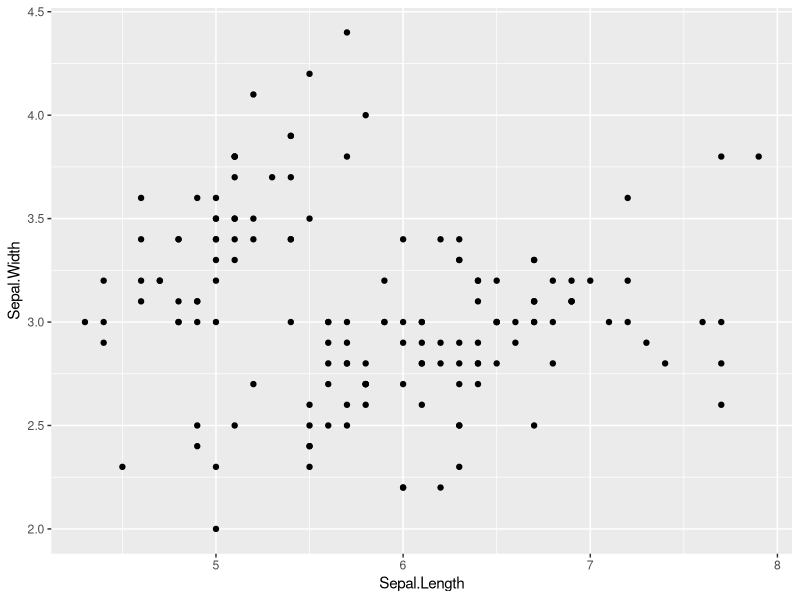
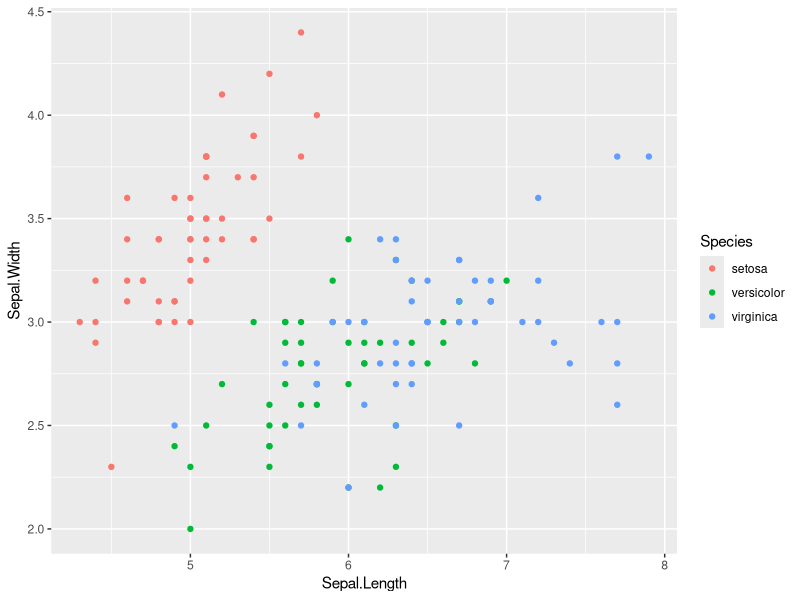
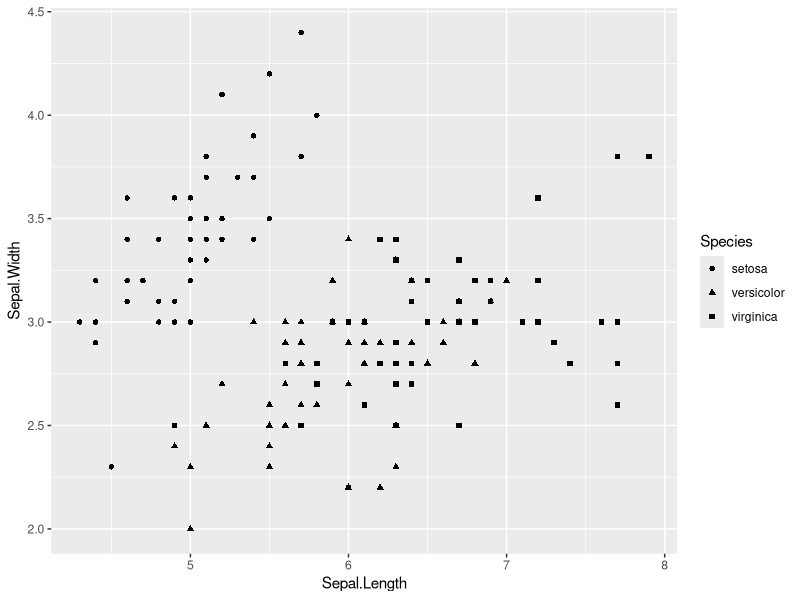
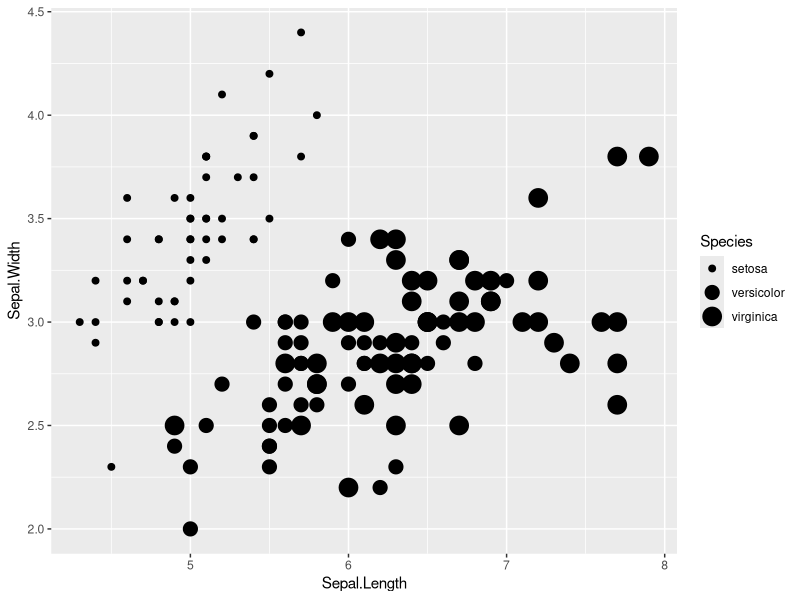
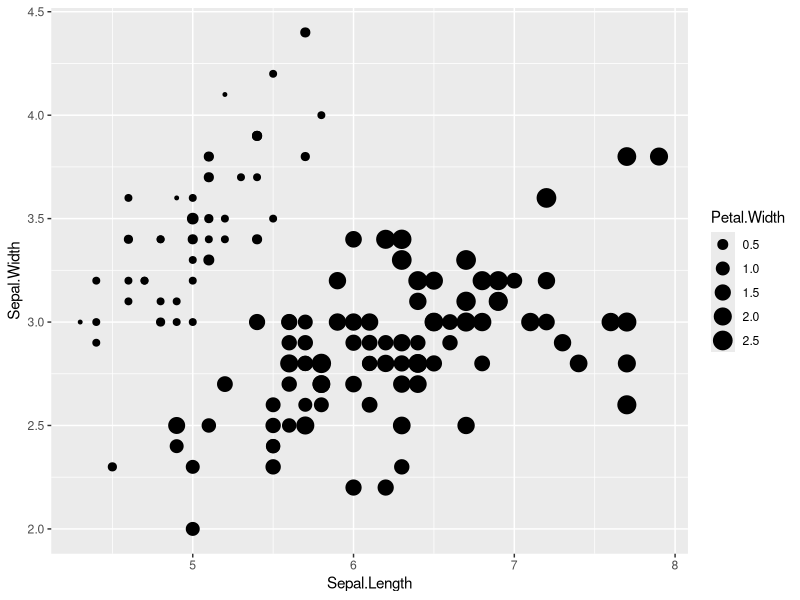
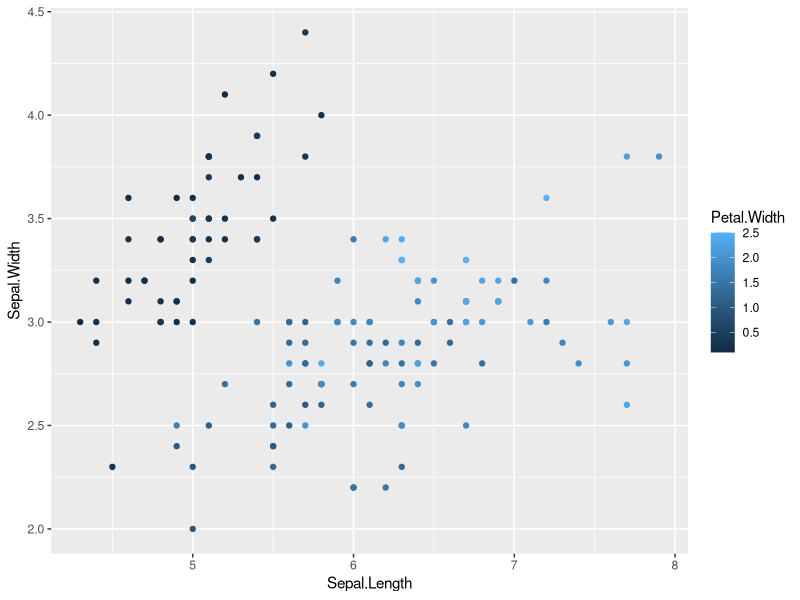
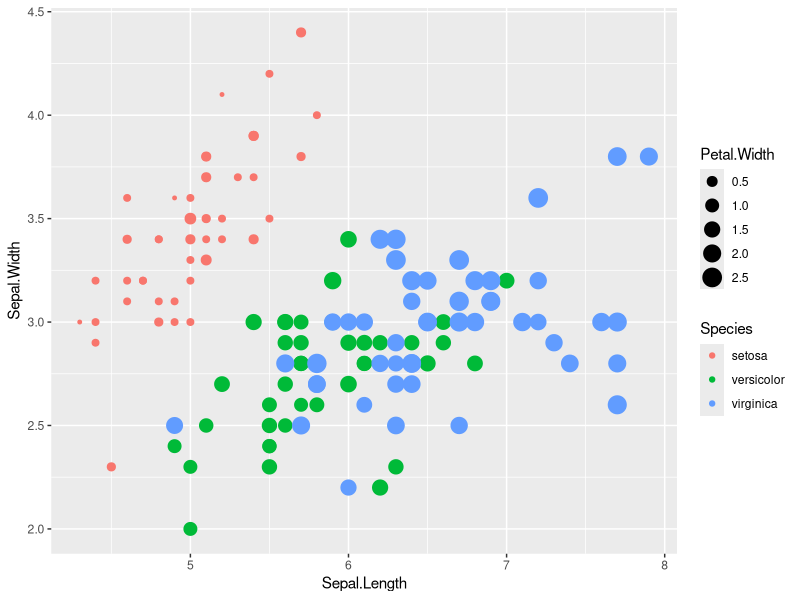
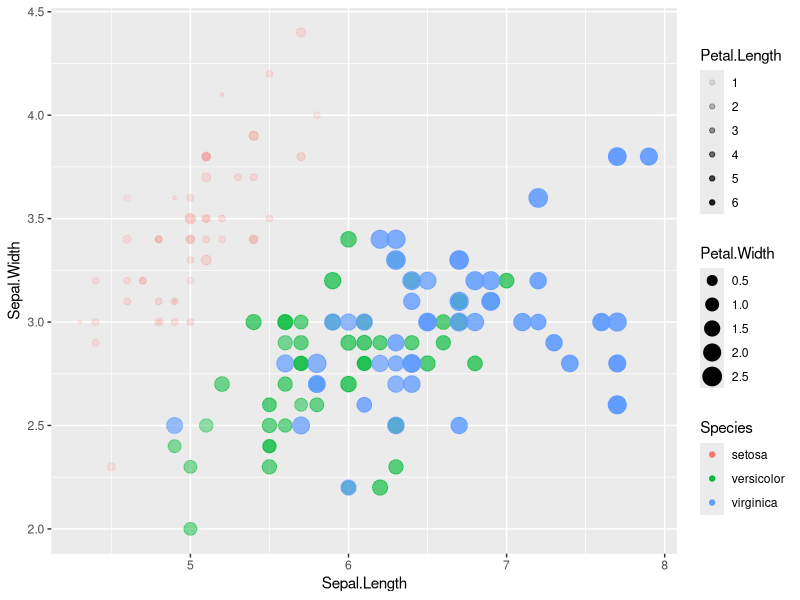

Source code (R) for these figures, in order:
## ---- chunk 1
knitr::opts_chunk$set(echo = TRUE, tidy = TRUE, tidy.opts=list(width.cutoff=60))

#install.packages("tidyverse")
library(tidyverse)
## ---- chunk 2
data(iris)
head(iris)
## ---- chunk 3
ggplot(data = iris) +
  geom_point(mapping = aes(x = Sepal.Length, y = Sepal.Width))
## ---- chunk 4
ggplot(data = iris) +
  geom_point(mapping = aes(x = Sepal.Length, y = Sepal.Width, color = Species))

ggplot(data = iris) +
  geom_point(mapping = aes(x = Sepal.Length, y = Sepal.Width, shape = Species))
## ---- chunk 5
# This is a not-ideal use of size:
ggplot(data = iris) +
  geom_point(mapping = aes(x = Sepal.Length, y = Sepal.Width, size = Species))
# ggplot2 helpfully warns you that "Using size for a discrete variable is not advised."

# Here is a better use of size:
ggplot(data = iris) +
  geom_point(mapping = aes(x = Sepal.Length, y = Sepal.Width, size = Petal.Width))

# Here color is used for a continuous variable
ggplot(data = iris) +
  geom_point(mapping = aes(x = Sepal.Length, y = Sepal.Width, color = Petal.Width))
## ---- chunk 6
# This is maybe okay:
ggplot(data = iris) +
  geom_point(mapping = aes(x = Sepal.Length, y = Sepal.Width, color = Species, size = Petal.Width))

# This is probably too much for the person looking at your plot to take in all at once.
ggplot(data = iris) +
  geom_point(mapping = aes(x = Sepal.Length, y = Sepal.Width, color = Species, size = Petal.Width, alpha = Petal.Length))
## ---- chunk 7
# set the color of the points
ggplot(data = iris) +
  geom_point(mapping = aes(x = Sepal.Length, y = Sepal.Width), color = "blue")

# set the transparency of the points
ggplot(data = iris) +
  geom_point(mapping = aes(x = Sepal.Length, y = Sepal.Width), alpha = 0.5)
# some of the points in this plot look different because in some places multiple semi-transparent points are stacked up on top of each other.

# set the shape of the points
ggplot(data = iris) +
  geom_point(mapping = aes(x = Sepal.Length, y = Sepal.Width), shape = 2)

# set the size of the points
ggplot(data = iris) +
  geom_point(mapping = aes(x = Sepal.Length, y = Sepal.Width), size = 3)

# you can even manually set x and/or y, though this isn't very helpful in a scatterplot
ggplot(data = iris) +
  geom_point(mapping = aes(x = Sepal.Length), y = 1)
## ---- chunk 8
ggplot(data = iris) +
  geom_histogram(mapping = aes(x = Sepal.Length))
# `geom_histogram()` defaults to making 30 bins of equal size, but you can control this with the `binwidth` argument

ggplot(data = iris) +
  geom_histogram(mapping = aes(x = Sepal.Length), binwidth = 0.1)

# `color` now controls the border around each bar
ggplot(data = iris) +
  geom_histogram(mapping = aes(x = Sepal.Length, color = Species), binwidth = 0.1)

# `fill` controls the shading of the center of the bar
ggplot(data = iris) +
  geom_histogram(mapping = aes(x = Sepal.Length, fill = Species), binwidth = 0.1)

# both `color` and `fill` will result in stacked bars
## ---- chunk 9
ggplot(data = iris) +
  geom_boxplot(mapping = aes(x = Species, y = Sepal.Length))

# if you have multiple categorical variables, `color` and `fill` will result in multiple side-by-side boxplots for each category
data(mtcars)
mtcars$cyl <- as.factor(mtcars$cyl)
mtcars$vs <- as.factor(mtcars$vs)
ggplot(data = mtcars) +
  geom_boxplot(mapping = aes(x = cyl, y = mpg, color = vs))
ggplot(data = mtcars) +
  geom_boxplot(mapping = aes(x = cyl, y = mpg, fill = vs))
## ---- chunk 10
ggplot(data = mtcars) +
  geom_bar(mapping = aes(x = cyl))

# if you have multiple categorical variables, `color` and `fill` will result in stacked bars
ggplot(data = mtcars) +
  geom_bar(mapping = aes(x = cyl, fill = vs))
## ---- chunk 11
data(airquality)
filter(airquality, Month == 5) %>%
  ggplot() +
  geom_path(mapping = aes(x = Day, y = Temp))
# By the way, yes, you can pipe data from another function into ggplot. 
# After all, it's a tidyverse function - the first argument is data!
## ---- chunk 12
ggplot(data = iris) +
  geom_smooth(mapping = aes(x = Sepal.Length, y = Sepal.Width))

# geom_smooth has many different smoothing methods, "loess" is the default but often it will be more useful to find a line of best fit with method = "lm"
ggplot(data = iris) +
  geom_smooth(mapping = aes(x = Sepal.Length, y = Sepal.Width), method = "lm")

# you can also map the `color` aesthetic to a categorical variable in order to fit a separate curve to each category
ggplot(data = iris) +
  geom_smooth(mapping = aes(x = Sepal.Length, y = Sepal.Width, color = Species), method = "lm")
## ---- chunk 13
ggplot(data = iris) +
  geom_point(mapping = aes(x = Sepal.Length, y = Sepal.Width, color = Species)) +
  geom_smooth(mapping = aes(x = Sepal.Length, y = Sepal.Width, color = Species), method = "lm")
## ---- chunk 14
ggplot(data = iris, mapping = aes(x = Sepal.Length, y = Sepal.Width, color = Species)) +
  geom_point() +
  geom_smooth(method = "lm")
## ---- chunk 15
ggplot() +
  geom_point(data = iris, mapping = aes(x = Sepal.Length, y = Sepal.Width, color = Species)) +
  geom_smooth(data = iris, mapping = aes(x = Sepal.Length, y = Sepal.Width, color = Species), method = "lm")
## ---- chunk 16
# the default is "identity", but as we saw before this can result in points stacked on top of each other
ggplot(data = iris) +
  geom_point(mapping = aes(x = Sepal.Length, y = Sepal.Width), alpha = 0.5)

# position = "jitter" adds a little bit of random noise to each point so they don't end up on top of each other
ggplot(data = iris) +
  geom_point(mapping = aes(x = Sepal.Length, y = Sepal.Width), alpha = 0.5, position = "jitter")
## ---- chunk 17
# default is side-by-side
ggplot(data = mtcars) +
  geom_boxplot(mapping = aes(x = cyl, y = mpg, fill = vs))

# position = "identity" overlaps the boxplots, but this could be useful if you make them transparent
ggplot(data = mtcars) +
  geom_boxplot(mapping = aes(x = cyl, y = mpg, fill = vs), alpha = 0.5, position = "identity")
## ---- chunk 18
# the default is stacked bars
ggplot(data = mtcars) +
  geom_bar(mapping = aes(x = cyl, fill = vs))

# position = "dodge" puts the bars next to each other instead
ggplot(data = mtcars) +
  geom_bar(mapping = aes(x = cyl, fill = vs), position = "dodge")

# position = "fill" leaves the bars stacked but converts the count to a ratio out of 1.0 so that each stack of bars is the same height
ggplot(data = mtcars) +
  geom_bar(mapping = aes(x = cyl, fill = vs), position = "fill")

# position = "identity" overlaps the bars, this can be useful if you make them transparent
ggplot(data = mtcars) +
  geom_bar(mapping = aes(x = cyl, fill = vs), alpha = 0.5, position = "identity")
## ---- chunk 19
# the default is stacked bars
ggplot(data = iris) +
  geom_histogram(mapping = aes(x = Sepal.Length, fill = Species), binwidth = 0.1)

# I don't recommend position = "dodge"
ggplot(data = iris) +
  geom_histogram(mapping = aes(x = Sepal.Length, fill = Species), binwidth = 0.1, position = "dodge")

# position = "identity" can be useful, though
ggplot(data = iris) +
  geom_histogram(mapping = aes(x = Sepal.Length, fill = Species), alpha = 0.5, binwidth = 0.1, position = "identity")
## ---- chunk 20
mtcars <- rownames_to_column(mtcars, "model")

ggplot(data = mtcars) +
  geom_bar(mapping = aes(x = model, y = mpg), stat = "identity")
## ---- chunk 21
ggplot(data = airquality) +
  geom_path(mapping = aes(x = Day, y = Temp)) +
  facet_grid(.~Month)
## ---- chunk 22
ggplot(data = mtcars) +
  geom_bar(mapping = aes(x = model, y = mpg), stat = "identity") +
  coord_flip()

ggplot(data = iris) +
  geom_boxplot(mapping = aes(x = Species, y = Sepal.Length)) +
  coord_flip()
## ---- chunk 23
# pie chart
ggplot(data = mtcars) +
  geom_bar(mapping = aes(x = "", fill = cyl), position = "fill", width = 1) +
  coord_polar("y")

# coxcomb chart
ggplot(data = mtcars) +
  geom_bar(mapping = aes(x = cyl, fill = cyl), position = "dodge", width = 1) +
  coord_polar()
## ---- chunk 24
# specify the 3 colors to use for the 3 species
ggplot(data = iris) +
  geom_histogram(mapping = aes(x = Sepal.Length, fill = Species), binwidth = 0.1) +
  scale_fill_manual(values = c("darkgreen", "forestgreen", "chartreuse3"))
## ---- chunk 25
# to get a gradient between two specified colors
ggplot(data = iris) +
  geom_point(mapping = aes(x = Sepal.Length, y = Sepal.Width, color = Petal.Width)) +
  scale_color_gradient(low = "mediumpurple1", high = "purple4")

# use scale_color_gradient2(low = , mid = , high = ) for a diverging color gradient centered on zero
## ---- chunk 26
# scale_color_viridis_d or scale_fill_viridis_d for discrete scales
ggplot(data = iris) +
  geom_histogram(mapping = aes(x = Sepal.Length, fill = Species), binwidth = 0.1) +
  scale_fill_viridis_d()

# scale_color_viridis_c or scale_fill_viridis_c for continuous scales
ggplot(data = iris) +
  geom_point(mapping = aes(x = Sepal.Length, y = Sepal.Width, color = Petal.Width)) +
  scale_color_viridis_c()

# there are also alternative viridis scales named magma, plasma, and inferno
# use the `option` argument to select one of these
ggplot(data = iris) +
  geom_point(mapping = aes(x = Sepal.Length, y = Sepal.Width, color = Petal.Width)) +
  scale_color_viridis_c(option = "plasma")
## ---- chunk 27
ggplot(data = mtcars) +
  geom_bar(mapping = aes(x = vs, fill = cyl)) +
  labs(x = "Engine configuration", fill = "Number of \ncylinders")
# \n creates a line break between "Number of" and "cylinders" so things fit a little more comfortably on the page
## ---- chunk 28
ggplot(data = mtcars) +
  geom_bar(mapping = aes(x = vs, fill = cyl)) +
  labs(x = "Engine configuration", fill = "Number of \ncylinders") +
  scale_x_discrete(labels = c("V", "standard"))
## ---- chunk 29
ggplot(data = mtcars) +
  geom_bar(mapping = aes(x = model, y = mpg), stat = "identity") + 
  theme(axis.text.x = element_text(angle = 90, hjust = 1))
## ---- chunk 30
# make this plot go to 20, instead of ending immediately above the data
ggplot(data = mtcars) +
  geom_bar(mapping = aes(x = vs, fill = cyl)) +
  labs(x = "Engine configuration", fill = "Number of \ncylinders") +
  scale_x_discrete(labels = c("V", "standard")) +
  scale_y_continuous(limits = c(0,20))
# this is not terribly useful on its own, but can be extremely helpful when working with percentage data or when you plan to put two plots side-by-side and want their scales to match.
## ---- chunk 31
ggplot(data = mtcars) +
  geom_bar(mapping = aes(x = vs, fill = cyl)) +
  labs(x = "Engine configuration", fill = "Number of \ncylinders") +
  scale_x_discrete(labels = c("V", "standard")) +
  scale_y_continuous(limits = c(0,20), breaks = seq(0,20, by = 10), minor_breaks = seq(0, 20, by = 1))
# I am using seq() to create a sequence of numbers that denote break locations, but you can also supply any vector of numbers
## ---- chunk 32
ggplot(data = iris) +
  geom_point(mapping = aes(x = Sepal.Length, y = Sepal.Width, color = Species)) +
  annotate("text", x = 4.8, y = 4.25, label = "setosa") +
  annotate("text", x = 7.25, y = 2.25, label = "versicolor and \nvirginica")
# "text" tells it that you are creating a text annotation
# x and y tell it the coordinates the annotation should be placed at
# label tells it what the text annotation should say
## ---- chunk 33
# random horizontal line
ggplot(data = iris) +
  geom_point(mapping = aes(x = Sepal.Length, y = Sepal.Width, color = Species)) +
  annotate("segment", x = 4.5, xend = 7.5, y = 3, yend = 3)

# random vertical line
ggplot(data = iris) +
  geom_point(mapping = aes(x = Sepal.Length, y = Sepal.Width, color = Species)) +
  annotate("segment", x = 6, xend = 6, y = 2, yend = 4.5)

# random diagonal line
ggplot(data = iris) +
  geom_point(mapping = aes(x = Sepal.Length, y = Sepal.Width, color = Species)) +
  annotate("segment", x = 4.5, xend = 7, y = 2.5, yend = 4.5)

# random rectangle
ggplot(data = iris) +
  geom_point(mapping = aes(x = Sepal.Length, y = Sepal.Width, color = Species)) +
  annotate("rect", xmin = 6, xmax = 8, ymin = 4, ymax = 4.5)
# for a rectangle, use xmin/xmax/ymin/ymax instead of x/xend/y/yend

# can control color, fill, etc. of annotations
ggplot(data = iris) +
  geom_point(mapping = aes(x = Sepal.Length, y = Sepal.Width, color = Species)) +
  annotate("rect", xmin = 6, xmax = 8, ymin = 4, ymax = 4.5, color = "black", fill = NA)
## ---- chunk 34
# horizontal line
ggplot(data = iris) +
  geom_point(mapping = aes(x = Sepal.Length, y = Sepal.Width, color = Species)) +
  geom_hline(yintercept = 3)

# vertical line
ggplot(data = iris) +
  geom_point(mapping = aes(x = Sepal.Length, y = Sepal.Width, color = Species)) +
  geom_vline(xintercept = 6)

# rectangle
ggplot(data = iris) +
  geom_point(mapping = aes(x = Sepal.Length, y = Sepal.Width, color = Species)) +
  geom_rect(xmin = 6, xmax = 8, ymin = 4, ymax = 4.5, color = "black", fill = NA)
## ---- chunk 35
ggplot(data = iris) +
  geom_histogram(mapping = aes(x = Sepal.Length, fill = Species), binwidth = 0.1) +
  theme(legend.position = "left")
# and likewise for top and bottom
## ---- chunk 36
ggplot(data = iris) +
  geom_histogram(mapping = aes(x = Sepal.Length, fill = Species), binwidth = 0.1) +
  theme(legend.position = "none")
